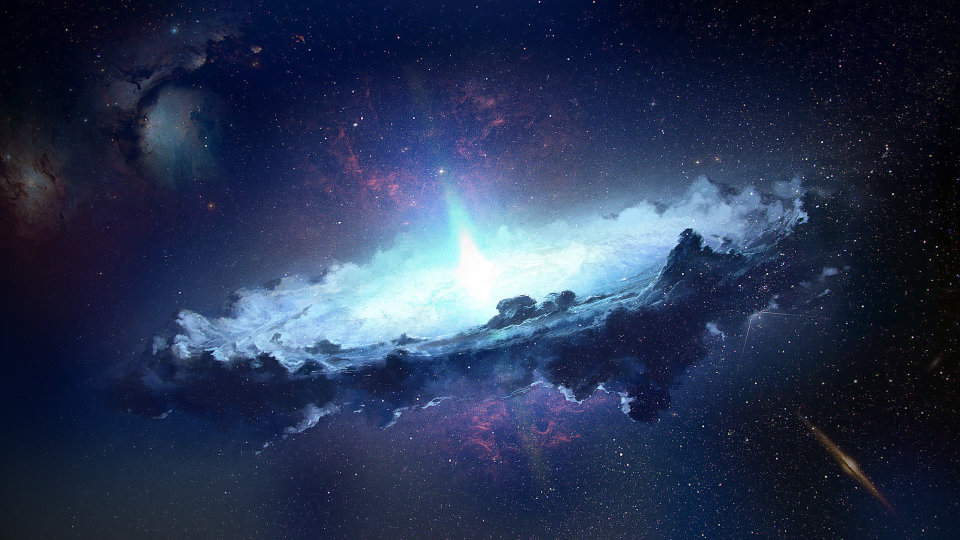
#> input picture Photos/G-1.png, 1920 x 1080 px (shown at 1/2 size)
$ python masking.py
#> lines starting #> are read from the running program, lines starting #| are printed output that depends on the picture; after the words box and inside, x2 and y2 are one past the last pixel; in counts of white or black regions, pixels touching at a corner belong together
import cv2 as cv
import numpy as np

img = cv.imread('Photos/G-1.png')
#> img is the input picture: shape (1080, 1920, 3); mean B, G, R 81.3, 53.1, 41
resize = cv.resize(img, (960, 540))
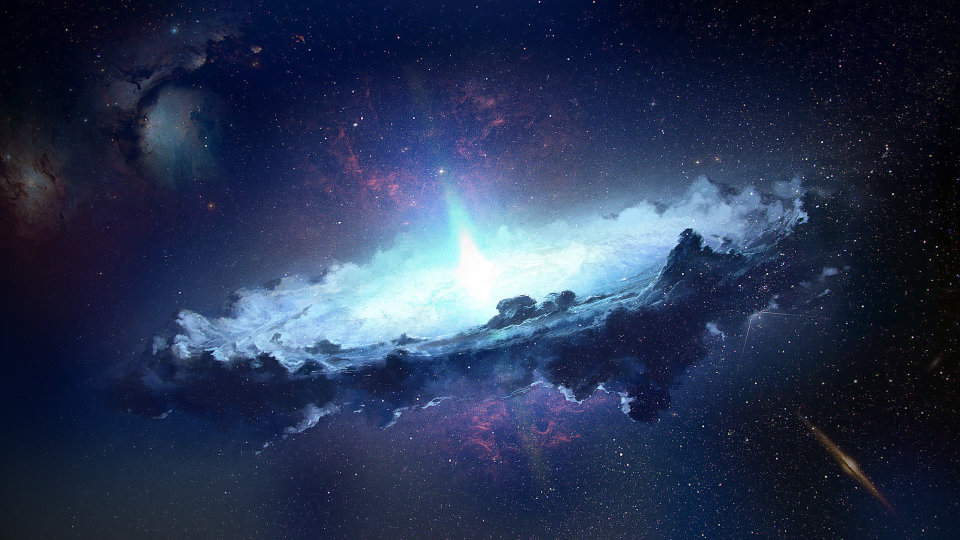
#> resize: shape (540, 960, 3); mean B, G, R 81.4, 53.3, 41.1
blank = np.zeros(resize.shape[:2], dtype='uint8')

circle = cv.circle(blank, (resize.shape[1]//2, resize.shape[0]//2), 200, (255, 0, 0), thickness=cv.FILLED)
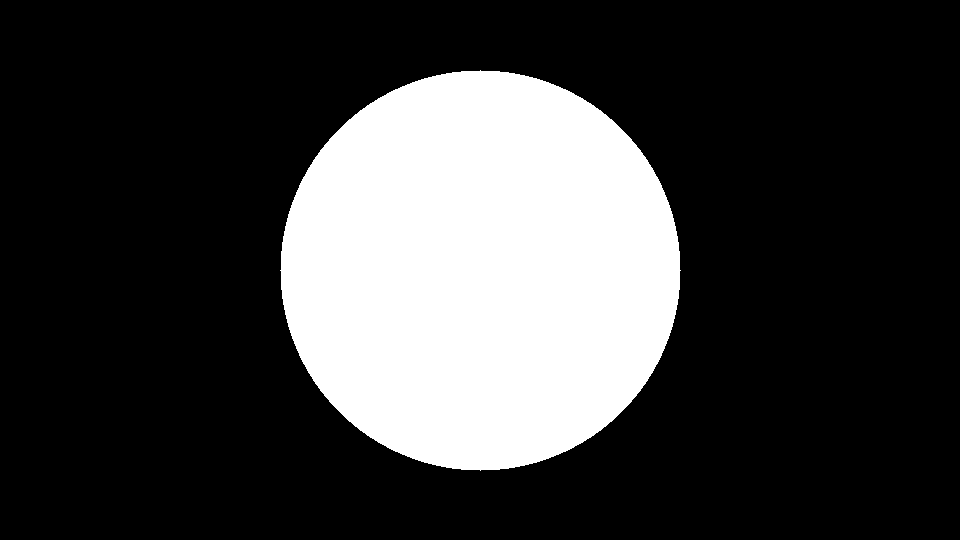
#> blank: shape (540, 960); 24.2% white; 1 white region, box (x1, y1, x2, y2) and area: (280, 70, 681, 471) 125629
#shape can be of any type , i.e, shape can be created through bitwise operations or directly built-in function.

mask = cv.bitwise_and(resize, resize, mask = circle)
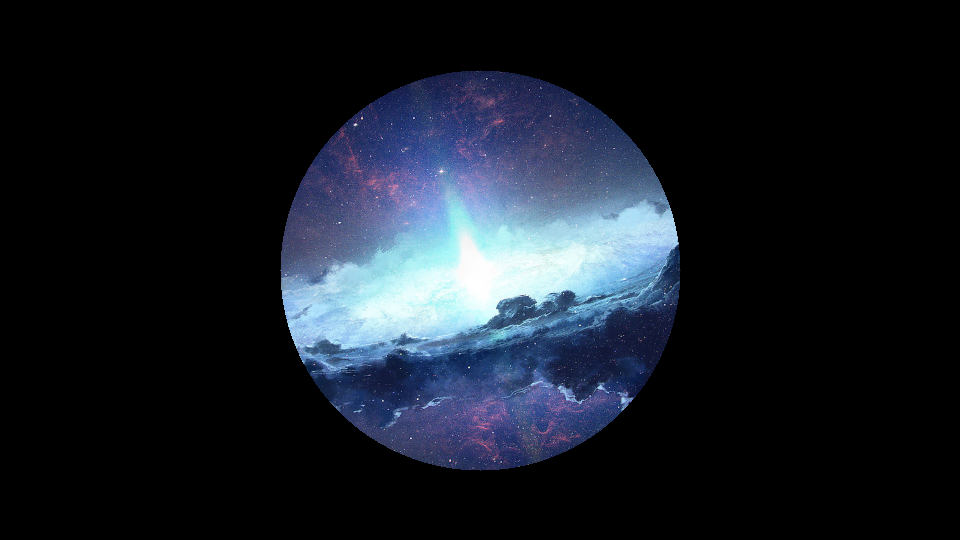
#> mask: shape (540, 960, 3); mean B, G, R 37.5, 28.6, 23.1
cv.imshow('Masked Image', mask)

cv.waitKey(0)
cv.destroyAllWindows()
